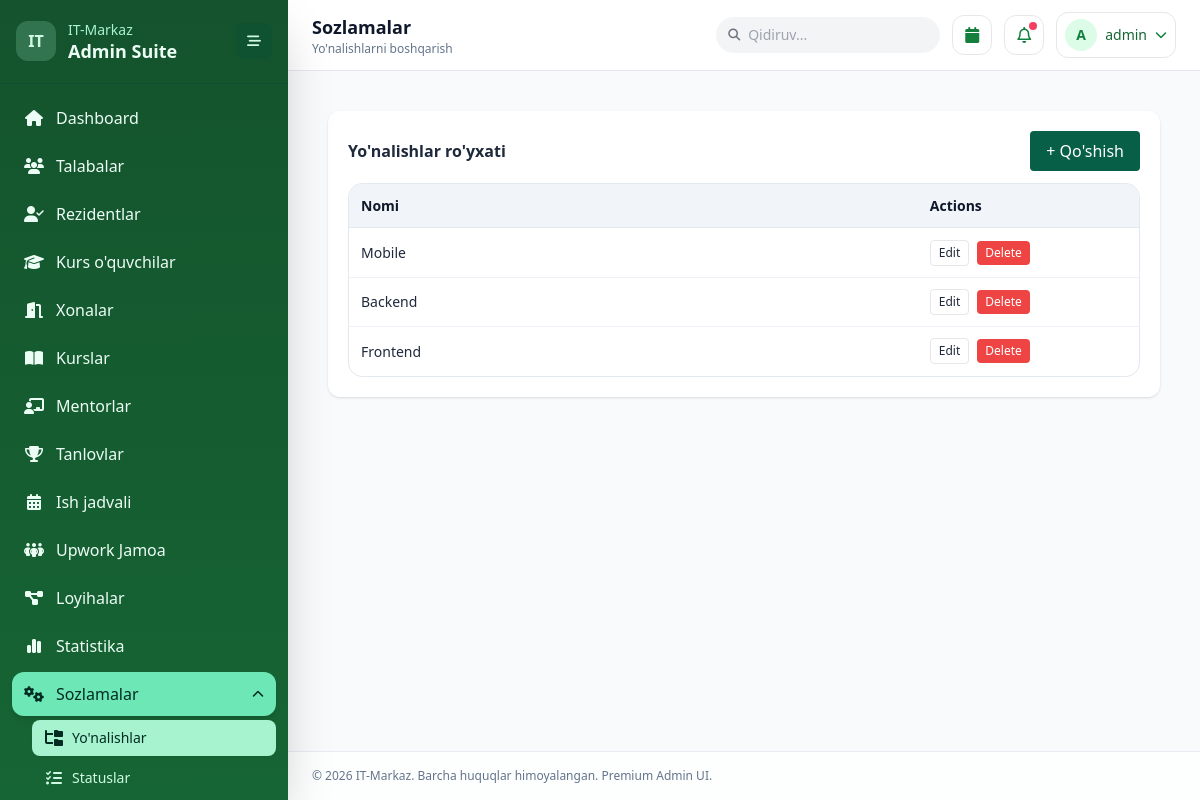
The app's page /admin/index.php?page=directions (signed in) with its own data.
### tables this page shows
CREATE TABLE IF NOT EXISTS directions (
  id INT UNSIGNED AUTO_INCREMENT PRIMARY KEY,
  name VARCHAR(120) NOT NULL UNIQUE
);

### admin/layout.php (called while the page is built, shortened)
<?php
$currentPage = $currentPage ?? 'dashboard';

### config/config.php (called while the page is built, shortened)
<?php
function ensure_mentor_module_schema(mysqli $db): void
{
    $fkExists = static function (string $table, string $fkName) use ($db): bool {
        $sql = "SELECT COUNT(*) AS cnt FROM INFORMATION_SCHEMA.REFERENTIAL_CONSTRAINTS WHERE CONSTRAINT_SCHEMA = DATABASE() AND TABLE_NAME = ? AND CONSTRAINT_NAME = ?";
        $stmt = $db->prepare($sql);
        $stmt->bind_param('ss', $table, $fkName);
        $stmt->execute();
        return (int) ($stmt->get_result()->fetch_assoc()['cnt'] ?? 0) > 0;
    };
    $db->query('
      CREATE TABLE IF NOT EXISTS mentors (
        id INT UNSIGNED AUTO_INCREMENT PRIMARY KEY,
        student_id INT UNSIGNED NOT NULL,
        course_id INT UNSIGNED NOT NULL,
        created_at TIMESTAMP DEFAULT CURRENT_TIMESTAMP,
        UNIQUE KEY uq_mentor_student_course (student_id, course_id),
        CONSTRAINT fk_mentors_student FOREIGN KEY (student_id)
          REFERENCES students(id) ON DELETE CASCADE ON UPDATE CASCADE,
        CONSTRAINT fk_mentors_course FOREIGN KEY (course_id)
          REFERENCES courses(id) ON DELETE CASCADE ON UPDATE CASCADE
      ) ENGINE=InnoDB DEFAULT CHARSET=utf8mb4 COLLATE=utf8mb4_unicode_ci
    ');
    $db->query('DELETE FROM mentors WHERE student_id IS NULL OR course_id IS NULL');
    if (!$fkExists('mentors', 'fk_mentors_course')) {
        $db->query('ALTER TABLE mentors ADD CONSTRAINT fk_mentors_course FOREIGN KEY (course_id) REFERENCES courses(id) ON DELETE CASCADE ON UPDATE CASCADE');
    }
}

### admin/data_provider.php (called while the page is built, shortened)
<?php
function qp_int(array $input, string $key, int $default = 1, int $min = 1): int
{
    $value = isset($input[$key]) ? (int) $input[$key] : $default;
    return max($min, $value);
}
function paginate_meta(int $total, int $page, int $perPage): array
{
    $pages = max(1, (int) ceil($total / $perPage));
    $page = min(max(1, $page), $pages);
    return [
        'page' => $page,
        'per_page' => $perPage,
        'total' => $total,
        'pages' => $pages,
        'offset' => ($page - 1) * $perPage,
    ];
}
function load_page_data(mysqli $db, string $page, array $input): array
{
    if ($page === 'directions') {
        $pageNum = qp_int($input, 'p', 1, 1);
        $perPage = 20;
        $totalRes = $db->query('SELECT COUNT(*) cnt FROM directions');
        $total = (int) (($totalRes ? $totalRes->fetch_assoc()['cnt'] : 0) ?? 0);
        $meta = paginate_meta($total, $pageNum, $perPage);
        $stmt = $db->prepare('SELECT id, name FROM directions ORDER BY id DESC LIMIT ? OFFSET ?');
        $stmt->bind_param('ii', $meta['per_page'], $meta['offset']);
        $stmt->execute();
        return ['items' => $stmt->get_result()->fetch_all(MYSQLI_ASSOC), 'pagination' => $meta];
    }
    return [];
}

### admin/pages/directions.php (the view, shortened to what this page needs)
<?php
$items = $pageData['items'] ?? [];
?>
<div class="p-4">
    <div class="bg-white rounded-xl shadow p-5">
        <div class="flex items-center justify-between mb-3"><h3 class="font-semibold">Yo'nalishlar ro'yxati</h3><button onclick="openDirectionModal()" class="bg-emerald-800 text-white px-4 py-2 rounded">+ Qo'shish</button></div>
        <div class="table-shell">
            <table class="admin-table"><colgroup><col style="width:72%;"><col style="width:28%;"></colgroup><thead><tr><th>Nomi</th><th>Actions</th></tr></thead><tbody>
            <?php foreach($items as $d): ?><?php $json = htmlspecialchars(json_encode($d, JSON_UNESCAPED_UNICODE), ENT_QUOTES, 'UTF-8'); ?><tr><td><?= htmlspecialchars($d['name']); ?></td><td><div class="table-actions"><button type="button" class="js-direction-edit px-2 py-1 text-xs border rounded" data-item="<?= $json; ?>">Edit</button><button type="button" class="js-direction-delete px-2 py-1 text-xs bg-red-500 text-white rounded" data-id="<?= (int)$d['id']; ?>">Delete</button></div></td></tr><?php endforeach; ?>
            </tbody></table>
        </div>
    </div>
</div>

### admin/index.php (style rules this page uses)
.table-shell { border: 1px solid #e2e8f0; border-radius: 0.875rem; overflow: auto; background: #fff; }
.admin-table { width: 100%; min-width: 720px; border-collapse: collapse; table-layout: fixed; font-size: 0.875rem; }
.admin-table thead th { background: #f1f5f9; color: #0f172a; font-weight: 600; text-align: left; padding: 0.7rem 0.75rem; border-bottom: 1px solid #e2e8f0; }
.admin-table tbody td { color: #1e293b; padding: 0.7rem 0.75rem; border-bottom: 1px solid #eef2f7; vertical-align: middle; word-break: break-word; }
.admin-table tbody tr:last-child td { border-bottom: none; }
.table-actions { display: flex; align-items: center; gap: 0.5rem; flex-wrap: wrap; }

### records on screen
directions: name "Mobile"
directions: name "Backend"
directions: name "Frontend"

### other values on screen
$menu['label'] "Dashboard"
$menu['label'] "Talabalar"
$menu['label'] "Rezidentlar"
$menu['label'] "Kurs o'quvchilar"
$menu['label'] "Xonalar"
$menu['label'] "Kurslar"
$menu['label'] "Mentorlar"
$menu['label'] "Tanlovlar"
$menu['label'] "Ish jadvali"
$menu['label'] "Upwork Jamoa"
$menu['label'] "Loyihalar"
$menu['label'] "Statistika"
$item['label'] "Yo'nalishlar"
$item['label'] "Statuslar"
$pageTitle "Sozlamalar"
